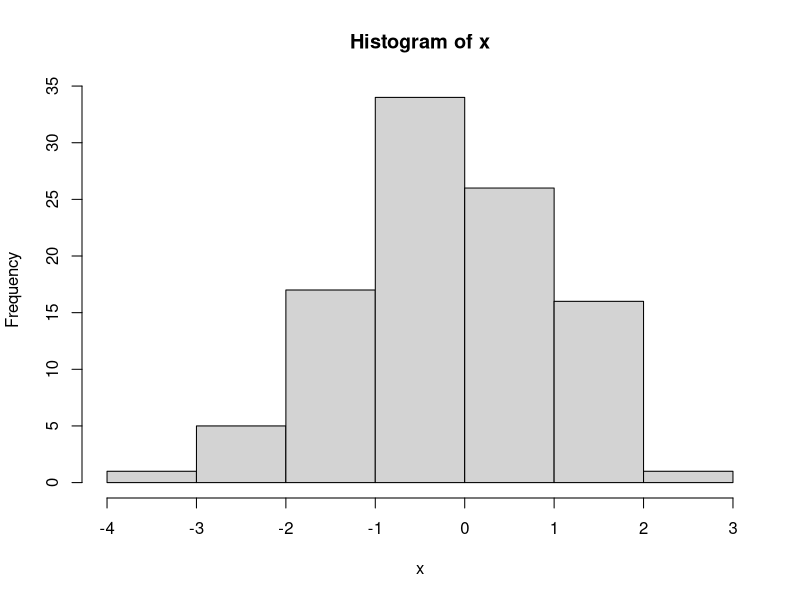

This chart was generated by the following R code: (Note: this script raises an error after producing the figure.)
# test script

x <- c(3, 5, 7, 11, 13)

x + 3
exp(x)
y <- c(17, 19, 23, 29, 31)
z <- c(x, y)
z
seq(1, 102, 9)
seq(from = 1, to= 100, length.out = 12)
1:3
3:1
rep(c(1, 2, 3), times = 3)
rep(1:3, each = 4)
rep(1:3, t = 3, e = 4)
rep(1:3, length.out = 20)
?seq
help(seq)

# getting only some values
myvalues <- 21:30
myvalues
myvalues[1]
myvalues[c(1, 3, 5)]
myvalues[1:3]

# excluding values
myvalues[-1]
myvalues[-c(1, 3, 5)]
myvalues[-(2:4)]

x <- rnorm(100)
mean(x)
var(x)^2
sd(x)
hist(x, freq=TRUE)

ls() # list environment
remove(list = ls()) # clear environment


# matrices
A <- matrix(c(1, 2, 3, 4, 5, 6), nrow = 3, byrow = TRUE)
B <- matrix(c(1, 2, 3, 4, 5, 6), nrow = 2, byrow = TRUE)
C <- matrix(c(1, 2, 3, 4), nrow = 2, byrow = TRUE)
t(A)

AB <- A %*% B # matrix mult
BA <- B %*% A

solve(AB) #matrix inverse - in this case singular
solve(BA)

qr(AB)
qr(AB)$rank

eigen(AB)$values

plot(AB[,2] ~ AB[,1])
abline(lm(AB[,2] ~ AB[,1]))


I3 <- diag(3)
4+I3